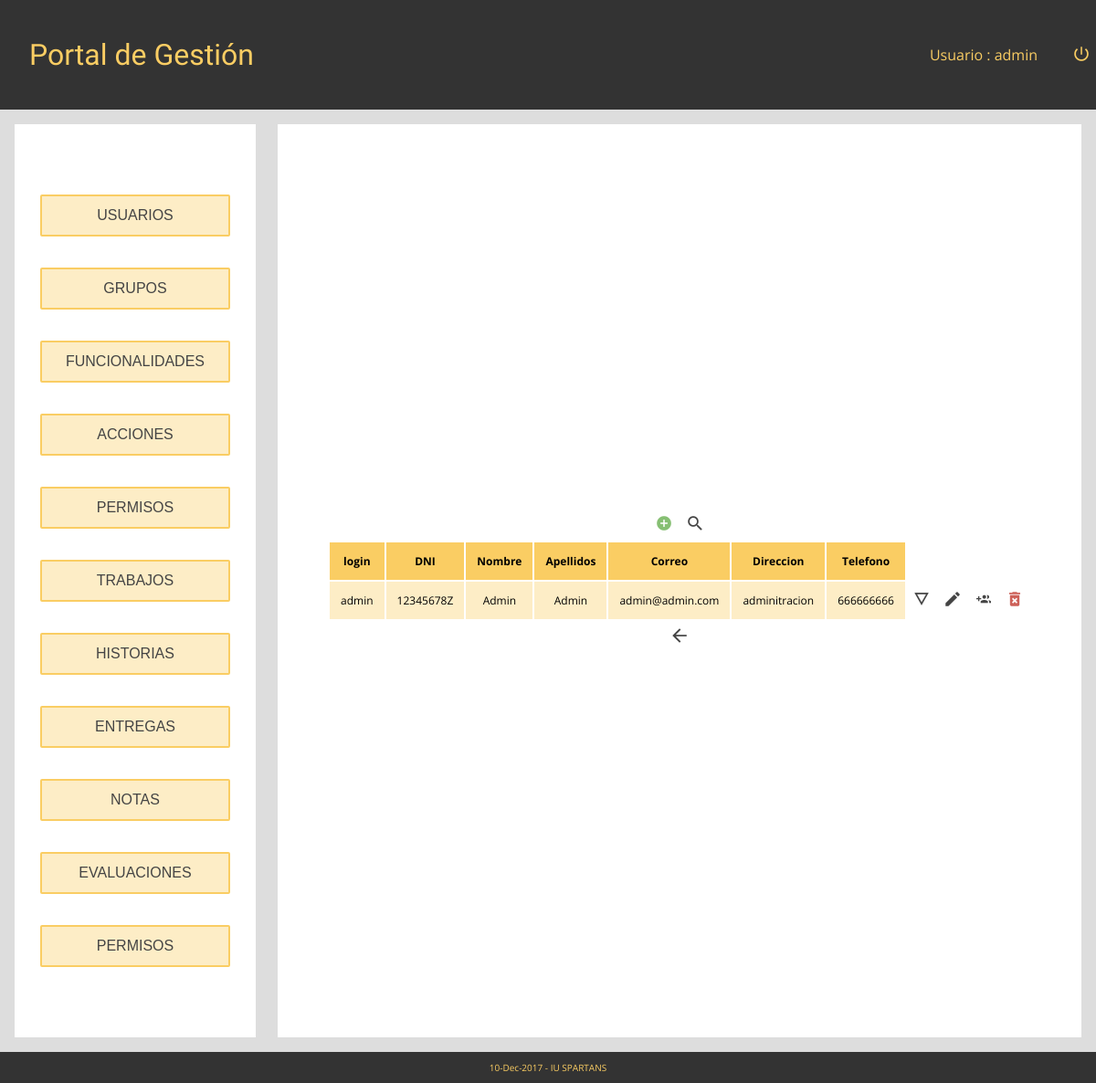
Screenshot of /Controllers/Index_Controller.php (signed in) with the database file from the repository.
### tables this page shows
CREATE TABLE `USUARIO` (
  `login` varchar(9) NOT NULL,
  `password` varchar(128) NOT NULL,
  `DNI` varchar(9) NOT NULL,
  `Nombre` varchar(30) NOT NULL,
  `Apellidos` varchar(50) NOT NULL,
  `Correo` varchar(40) NOT NULL,
  `Direccion` varchar(60) NOT NULL,
  `Telefono` varchar(11) NOT NULL
  );

### Controllers/USUARIOS_Controller.php (called while the page is built, shortened)
<?php
include '../Models/USUARIOS_Model.php';
include '../Views/Usuario_VIEWS/Usuario_SHOWALL.php';
	Switch ($_REQUEST['action']){
		default:
			if (!$_POST){
				$USUARIOS = new USUARIOS_Model('','','', '','','', '', '');
			}
			else{
				$USUARIOS = get_data_form();
			}
			$datos = $USUARIOS->SEARCH();
			$lista = array('login', 'DNI', 'Nombre', 'Apellidos', 'Correo', 'Direccion','Telefono');
			new Usuario_SHOWALL($lista, $datos, '../Controllers/Index_Controller.php');
	}
?>

### Views/IndexView.php (called while the page is built, shortened)
<?php
class Index {
	function __construct(){
		$this->render();
	}
	function render(){
		include '../Views/Header.php';
		include '../Views/Footer.php';
		$Footer = new Footer();
	}
}
?>

### Models/USUARIOS_Model.php (called while the page is built, shortened)
<?php
class USUARIOS_Model {
	var $login;
	var $DNI;
	var $Nombre;
	var $Apellidos;
	var $Correo;
	var $Direccion;
	var $Telefono;
	var $mysqli;
function __construct($login,$password,$DNI,$Nombre,$Apellidos,$Correo,$Direccion,$Telefono){
	$this->login = $login;
	$this->DNI = $DNI;
	$this->Nombre = $Nombre;
	$this->Apellidos = $Apellidos;
	$this->Correo = $Correo;
	$this->Direccion = $Direccion;
	$this->Telefono = $Telefono;
	include_once '../Models/Access_DB.php';
	$this->mysqli = ConectarBD();
}
function SEARCH()
{
		$sql = "select
					login,
					DNI,
					Nombre,
					Apellidos,
					Correo,
					Direccion,
					Telefono
       			from USUARIO
    			where
    				(
					(login LIKE '%$this->login%') &&
					(DNI LIKE '%$this->DNI%') &&
	 				(Nombre LIKE '%$this->Nombre%') &&
	 				(Apellidos LIKE '%$this->Apellidos%') &&
	 				(Correo LIKE '%$this->Correo%') &&
	 				(Direccion LIKE '%$this->Direccion%') &&
	 				(Telefono LIKE '%$this->Telefono%')
    				)";
    if (!($resultado = $this->mysqli->query($sql))){
		return 'Error en la consulta sobre la base de datos';
	}
    else{
		return $resultado;
	}
}
}
?>

### Models/Access_DB.php (called while the page is built, shortened)
<?php
function ConectarBD()
	{
		$mysqli = new mysqli('localhost', 'userET3', 'passET3', 'IUET32017');
		return $mysqli;
	}
?>

### Views/Usuario_VIEWS/Usuario_SHOWALL.php (the view, shortened to what this page needs)
<?php
class Usuario_SHOWALL{
    var $lista;
    var $datos;
    function __construct($lista, $datos, $indexphp){
        $this->lista = $lista;
        $this->datos = $datos;
        $this->pinta();
    }
    function pinta(){
        ?>
        <form id="formulario-showall" method="">
            <div id="botones-comunes">
                <button type = "submit" name = "action" value="ADD" title="añadir una fila"><img src="../Iconos/add.png" ></button>
                <button type = "submit" name = "action" value="SEARCH" title="buscar en la tabla"><img src="../Iconos/search.png" ></button>
            </div>
        </form>
        <table id="tabla-showall">
            <tr>
                <?php
                for ($i = 0; $i < count($this->lista); $i++) {
                    ?>
                    <th><?php echo $this->lista[$i];?></th>
                    <?php
                }
                ?>
            </tr>
            <?php
            while($row = $this->datos->fetch_array())
            {
                ?>
                <form class="formulario-tupla" method="">
                    <tr>
                        <?php
                        for ($i = 0; $i < count($this->lista); $i++) {
                            ?>
                            <td class="celda"><?php echo $row[$this->lista[$i]]?><input type="hidden" name="<?php echo $this->lista[$i]?>" value="<?php echo $row[$this->lista[$i]]?>"></td>
                            <?php
                        }
                        ?>
                        <td><button type = "submit" name = "action" value="SHOWCURRENT"  title="detalles"><img class="button-td" src="../Iconos/details.png"></img></button></td>
                        <td><button type = "submit" name = "action" value="EDIT" title="editar"><img class="button-td" src="../Iconos/edit.png" ></img></button></td>
                        <td><button type = "submit" name = "action" value="ADDGROUP" title="editar grupos"><img class="button-td" src="../Iconos/group_add.png" ></img></button></td>
                        <td><button type = "submit" name = "action" value="DELETE"  title="borrar línea"><img class="button-td" src="../Iconos/borrar.png"></img></button></td>
                    </tr>
                </form>
                <?php
            }
            ?>
        </table>
        <form id="Formulario-mensaje" action="../Controllers/Index_Controller.php" method="get">
		<button id="boton-mensaje" type='submit' name='action' title="Volver atrás"><img class="button-td" src="../Iconos/back.png" ></img></button></form>
        <?php
    }
}
?>

### css/index.css (style rules this page uses)
* { margin: 0px; padding: 0px; }
html { font-family: Open Sans; height: 100%; width: 100%; margin: 0px; padding: 0px; font-size: 62.5%; }
body { width: 100%; min-height: 100%; display: flex; flex-direction: column; background-color: #DDD; }
.button-td { max-width: 3.2rem; max-height: 3.2rem; }
table tr th { font-size: 1.2rem; padding: 1.2rem; background-color: #FACD63; }
.celda { font-size: 1.2rem; padding: 1.2rem; background-color: #fdedc6; text-align: center; }
button { background: none; border: none; }
#botones-comunes img { max-width: 3.2rem; max-height: 3.2rem; }

### rows the page displays
usuario: login "admin", DNI "12345678Z", Nombre "Admin", Apellidos "Admin", Correo "admin@admin.com", Direccion "adminitracion", Telefono "666666666"

### other values shown
$strings['Portal de Gestión'] "Portal de Gestión"
$strings['Usuario'] "Usuario"
$_SESSION['login'] "admin"
$this->lista[$i] "login"
$this->lista[$i] "DNI"
$this->lista[$i] "Nombre"
$this->lista[$i] "Apellidos"
$this->lista[$i] "Correo"
$this->lista[$i] "Direccion"
$this->lista[$i] "Telefono"
date("d-M-Y", mktime()) "10-Dec-2017"
